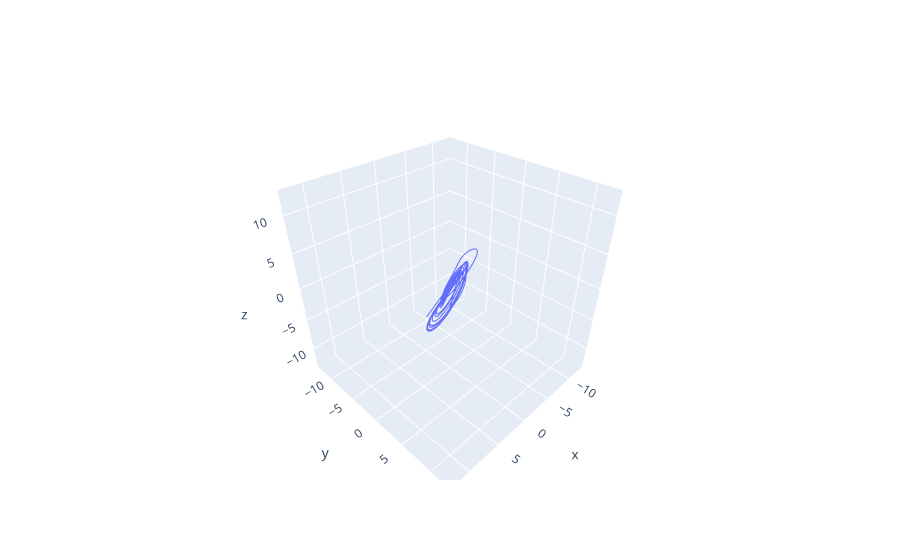

Here is the notebook cell this chart was saved with:
### Code cell
STE = SingleTakensEmbedding(parameters_type = 'fixed',
                            time_delay = 5,
                            dimension = 3,
                            n_jobs = -1)
emb = STE.fit_transform(lorenz)

fig = go.Figure()
fig.add_trace(go.Scatter3d(
    x = emb[:, 0],
    y = emb[:, 1],
    z = emb[:, 2],
    mode = 'lines'
))
fig.show()

### Figure 1 — Plotly figure (JSON) as saved in the notebook; plotly's stock layout.template omitted (floating-point values rounded to 4 significant figures; data arrays with more than 128 entries replaced by an {"elided": "..."} marker saying what was removed)
{"data": [{"mode": "lines", "type": "scatter3d", "x": {"elided": "4932 float values"}, "y": {"elided": "4932 float values"}, "z": {"elided": "4932 float values"}}], "layout": {}}
